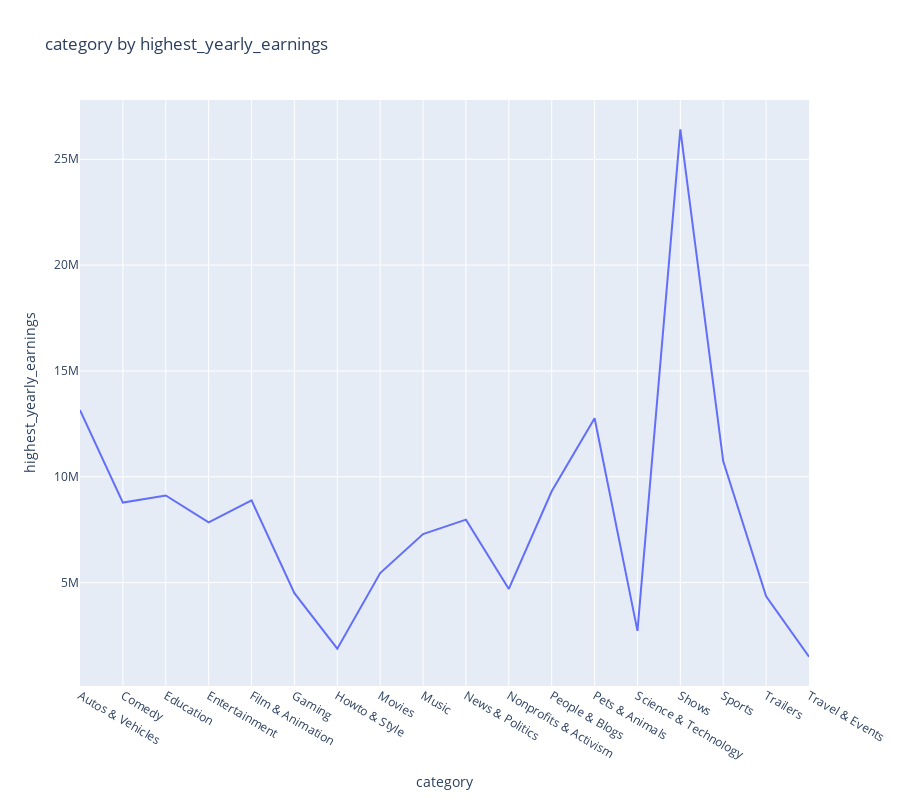

The notebook cell saved with this chart:
### Markdown cell above
## Top Categories with highest monthly earnings :

### Code cell
category_highest_yearly_earnings = df.groupby('category')['highest_yearly_earnings'].mean().reset_index()


fig_category_highest_yearly_earnings = px.line(
    category_highest_yearly_earnings,
    x='category',   
    y='highest_yearly_earnings', 
    title='category by highest_yearly_earnings', 
    height=800  # Set the height of the plot
)

# Display the plot
fig_category_highest_yearly_earnings.show()

### Figure 1 — Plotly figure (JSON) as saved in the notebook; plotly's stock layout.template omitted (floating-point values rounded to 4 significant figures)
{"data": [{"hovertemplate": "category=%{x}<br>highest_yearly_earnings=%{y}<extra></extra>", "legendgroup": "", "line": {"color": "#636efa", "dash": "solid"}, "marker": {"symbol": "circle"}, "mode": "lines", "name": "", "orientation": "v", "showlegend": false, "type": "scatter", "x": ["Autos & Vehicles", "Comedy", "Education", "Entertainment", "Film & Animation", "Gaming", "Howto & Style", "Movies", "Music", "News & Politics", "Nonprofits & Activism", "People & Blogs", "Pets & Animals", "Science & Technology", "Shows", "Sports", "Trailers", "Travel & Events"], "xaxis": "x", "y": [13150000, 8780000.0, 9115000.0, 7843000.0, 8885000.0, 4500000.0, 1878000.0, 5450000, 7295000.0, 7976000.0, 4700000, 9317000.0, 12770000.0, 2719000.0, 26420000.0, 10730525, 4350000, 1500000], "yaxis": "y"}], "layout": {"height": 800, "legend": {"tracegroupgap": 0}, "title": {"text": "category by highest_yearly_earnings"}, "xaxis": {"anchor": "y", "domain": [0, 1], "title": {"text": "category"}}, "yaxis": {"anchor": "x", "domain": [0, 1], "title": {"text": "highest_yearly_earnings"}}}}
